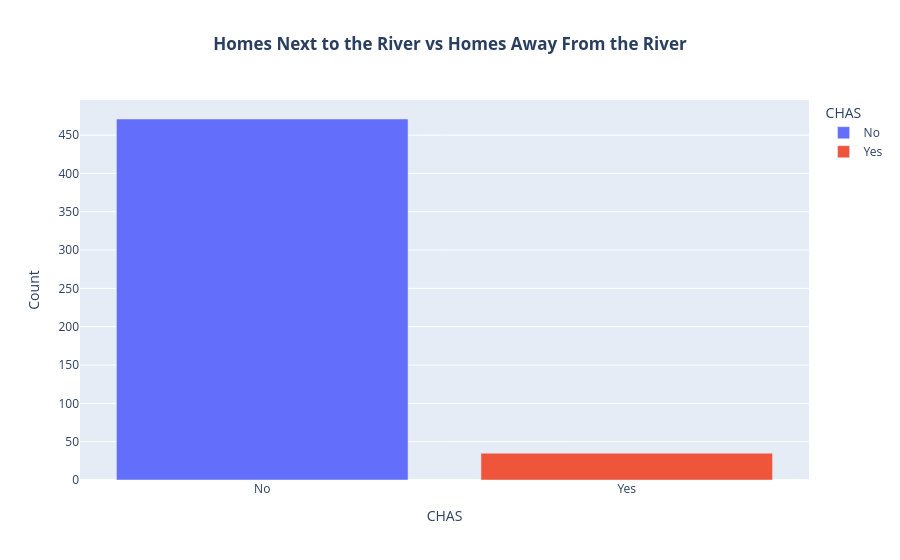

Notebook source saved alongside this figure:
### Code cell
fig = px.bar(
    data_frame=chas_counts,
    x="CHAS",
    y="Count",
    color=chas_counts.CHAS.astype(str),
    title="<b>Homes Next to the River vs Homes Away From the River</b>"
)

fig.update_layout(title_x=0.5)

fig.show()

### Figure 1 — Plotly figure (JSON) as saved in the notebook; plotly's stock layout.template omitted (floating-point values rounded to 4 significant figures)
{"data": [{"hovertemplate": "CHAS=%{x}<br>Count=%{y}<extra></extra>", "legendgroup": "No", "marker": {"color": "#636efa", "pattern": {"shape": ""}}, "name": "No", "orientation": "v", "showlegend": true, "textposition": "auto", "type": "bar", "x": ["No"], "xaxis": "x", "y": [471], "yaxis": "y"}, {"hovertemplate": "CHAS=%{x}<br>Count=%{y}<extra></extra>", "legendgroup": "Yes", "marker": {"color": "#EF553B", "pattern": {"shape": ""}}, "name": "Yes", "orientation": "v", "showlegend": true, "textposition": "auto", "type": "bar", "x": ["Yes"], "xaxis": "x", "y": [35], "yaxis": "y"}], "layout": {"barmode": "relative", "legend": {"title": {"text": "CHAS"}, "tracegroupgap": 0}, "title": {"text": "<b>Homes Next to the River vs Homes Away From the River</b>", "x": 0.5}, "xaxis": {"anchor": "y", "categoryarray": ["No", "Yes"], "categoryorder": "array", "domain": [0, 1], "title": {"text": "CHAS"}}, "yaxis": {"anchor": "x", "domain": [0, 1], "title": {"text": "Count"}}}}
